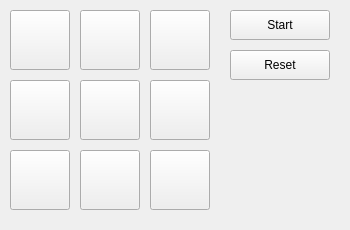
<?xml version="1.0" encoding="UTF-8"?>
<ui version="4.0">
 <class>MainWindow</class>
 <widget class="QMainWindow" name="MainWindow">
  <property name="geometry">
   <rect>
    <x>0</x>
    <y>0</y>
    <width>350</width>
    <height>230</height>
   </rect>
  </property>
  <property name="windowTitle">
   <string>MainWindow</string>
  </property>
  <property name="windowIcon">
   <iconset resource="res.qrc">
    <normaloff>:/new/imgs/522px-Tic_tac_toe.svg.png</normaloff>:/new/imgs/522px-Tic_tac_toe.svg.png</iconset>
  </property>
  <property name="toolButtonStyle">
   <enum>Qt::ToolButtonTextBesideIcon</enum>
  </property>
  <property name="tabShape">
   <enum>QTabWidget::Rounded</enum>
  </property>
  <widget class="QWidget" name="centralWidget">
   <widget class="QToolButton" name="toolButton">
    <property name="geometry">
     <rect>
      <x>10</x>
      <y>10</y>
      <width>60</width>
      <height>60</height>
     </rect>
    </property>
    <property name="font">
     <font>
      <pointsize>30</pointsize>
     </font>
    </property>
    <property name="text">
     <string/>
    </property>
   </widget>
   <widget class="QToolButton" name="toolButton_2">
    <property name="geometry">
     <rect>
      <x>80</x>
      <y>10</y>
      <width>60</width>
      <height>60</height>
     </rect>
    </property>
    <property name="font">
     <font>
      <pointsize>30</pointsize>
     </font>
    </property>
    <property name="text">
     <string/>
    </property>
   </widget>
   <widget class="QToolButton" name="toolButton_3">
    <property name="geometry">
     <rect>
      <x>150</x>
      <y>10</y>
      <width>60</width>
      <height>60</height>
     </rect>
    </property>
    <property name="font">
     <font>
      <pointsize>30</pointsize>
     </font>
    </property>
    <property name="text">
     <string/>
    </property>
   </widget>
   <widget class="QToolButton" name="toolButton_4">
    <property name="geometry">
     <rect>
      <x>10</x>
      <y>80</y>
      <width>60</width>
      <height>60</height>
     </rect>
    </property>
    <property name="font">
     <font>
      <pointsize>30</pointsize>
     </font>
    </property>
    <property name="text">
     <string/>
    </property>
   </widget>
   <widget class="QToolButton" name="toolButton_5">
    <property name="geometry">
     <rect>
      <x>80</x>
      <y>80</y>
      <width>60</width>
      <height>60</height>
     </rect>
    </property>
    <property name="font">
     <font>
      <pointsize>30</pointsize>
     </font>
    </property>
    <property name="text">
     <string/>
    </property>
   </widget>
   <widget class="QToolButton" name="toolButton_6">
    <property name="geometry">
     <rect>
      <x>150</x>
      <y>80</y>
      <width>60</width>
      <height>60</height>
     </rect>
    </property>
    <property name="font">
     <font>
      <pointsize>30</pointsize>
     </font>
    </property>
    <property name="text">
     <string/>
    </property>
   </widget>
   <widget class="QToolButton" name="toolButton_7">
    <property name="geometry">
     <rect>
      <x>10</x>
      <y>150</y>
      <width>60</width>
      <height>60</height>
     </rect>
    </property>
    <property name="font">
     <font>
      <pointsize>30</pointsize>
     </font>
    </property>
    <property name="text">
     <string/>
    </property>
   </widget>
   <widget class="QToolButton" name="toolButton_8">
    <property name="geometry">
     <rect>
      <x>80</x>
      <y>150</y>
      <width>60</width>
      <height>60</height>
     </rect>
    </property>
    <property name="font">
     <font>
      <pointsize>30</pointsize>
     </font>
    </property>
    <property name="text">
     <string/>
    </property>
   </widget>
   <widget class="QToolButton" name="toolButton_9">
    <property name="geometry">
     <rect>
      <x>150</x>
      <y>150</y>
      <width>60</width>
      <height>60</height>
     </rect>
    </property>
    <property name="font">
     <font>
      <pointsize>30</pointsize>
     </font>
    </property>
    <property name="text">
     <string/>
    </property>
   </widget>
   <widget class="QPushButton" name="pushButton">
    <property name="geometry">
     <rect>
      <x>230</x>
      <y>10</y>
      <width>100</width>
      <height>30</height>
     </rect>
    </property>
    <property name="text">
     <string>Start</string>
    </property>
   </widget>
   <widget class="QPushButton" name="pushButton_2">
    <property name="geometry">
     <rect>
      <x>230</x>
      <y>50</y>
      <width>100</width>
      <height>30</height>
     </rect>
    </property>
    <property name="text">
     <string>Reset</string>
    </property>
   </widget>
   <widget class="QLabel" name="lbl_status">
    <property name="geometry">
     <rect>
      <x>230</x>
      <y>90</y>
      <width>100</width>
      <height>30</height>
     </rect>
    </property>
    <property name="text">
     <string/>
    </property>
    <property name="alignment">
     <set>Qt::AlignCenter</set>
    </property>
   </widget>
  </widget>
 </widget>
 <layoutdefault spacing="6" margin="11"/>
 <resources>
  <include location="res.qrc"/>
 </resources>
 <connections/>
</ui>
